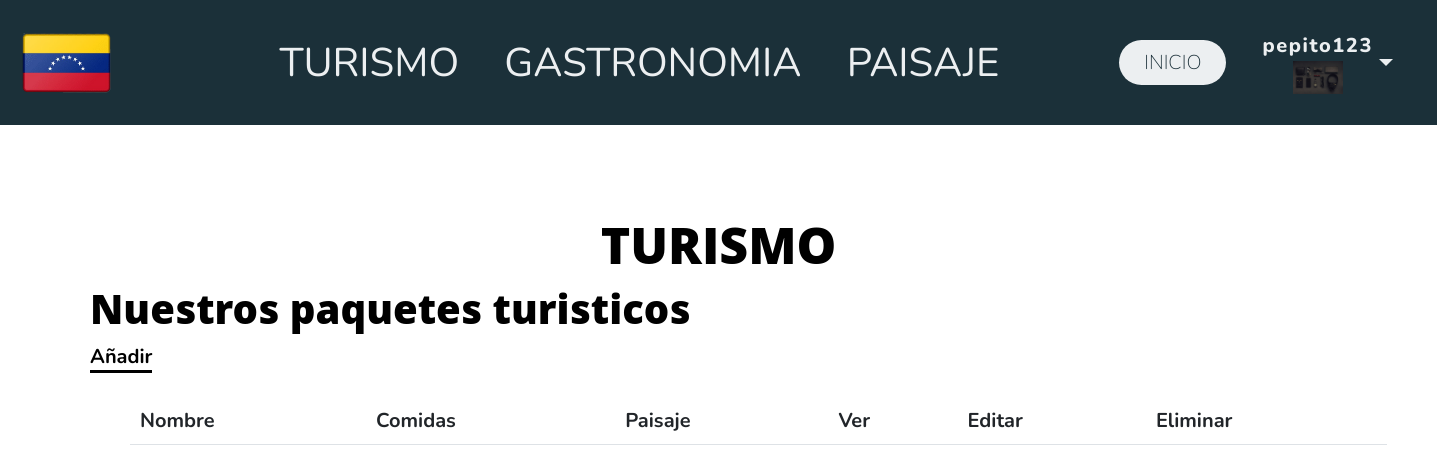
The page /vzla/turismo/ (signed in) on the database as committed earlier.
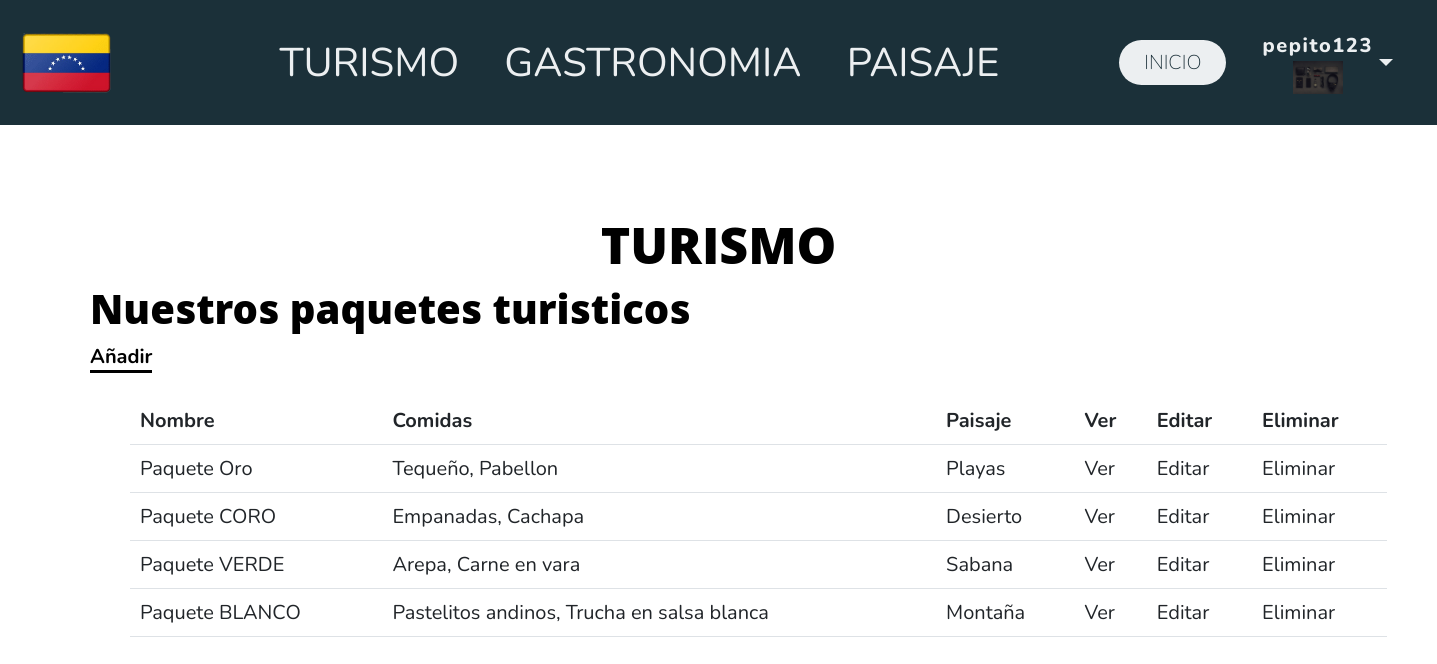
The same page on the database as committed later.
### vzla/models.py (models this page shows, shortened)
class Turismo(models.Model):
    nombre = models.CharField(max_length=64)
    comidas = models.CharField(max_length=128)
    paisajes = models.CharField(max_length=128)
    fecha_limite = models.DateField(null=True)
    descripcion = models.TextField()
    imagen = models.ImageField(upload_to="turismo", null=True, blank=True)

### vzla/views.py (the view)
# urls.py: path('turismo/', turismo, name='turismo'),
def turismo(request):
    context = {'turismo' : Turismo.objects.all()}
    return render(request=request,template_name='vzla/turismo.html',context=context)

### vzla/templates/vzla/turismo.html (shortened to what this page needs)
{% extends "vzla/base.html" %}
{% block contenido %}
    <div>
        <h1 align="center">TURISMO</h1>
        <ul>
        <h2>Nuestros paquetes turisticos</h2>
        <a class='vinculo' href="{% url 'crear_turismo' %}">Añadir</a>
        <br></br>
        <ul>
        <table class="table">
            <tbody>
            <tr>
                <th>Nombre</th>
                <th>Comidas</th>
                <th>Paisaje</th>
                <th>Ver</td>
                <th>Editar</td>
                <th>Eliminar</td>
            </tr>
            {% for turis in turismo %}
            <tr>
                <td>{{ turis.nombre }}</td>
                <td>{{ turis.comidas }}</td>
                <td>{{ turis.paisajes }}</td>
                <td>
                <a href="{% url 'detalle_turismo' turis.id %}">Ver</a>
                </td>
                <td>
                <a href="{% url 'editar_turismo' turis.id %}">Editar</a>
                </td>
                <td>
                <a href="{% url 'eliminar_turismo' turis.id %}">Eliminar</a>
                </td>
            </tr>
            {% endfor %}
            </tbody>
        </table>
    </div>
{% endblock contenido %}

Rows that differ between the two databases and show on the page:
added Turismo: nombre "Paquete Oro", comidas "Tequeño, Pabellon", paisajes "Playas"
added Turismo: nombre "Paquete CORO", comidas "Empanadas, Cachapa", paisajes "Desierto"
added Turismo: nombre "Paquete VERDE", comidas "Arepa, Carne en vara", paisajes "Sabana"
added Turismo: nombre "Paquete BLANCO", comidas "Pastelitos andinos, Trucha en salsa blanca", paisajes "Montaña"
